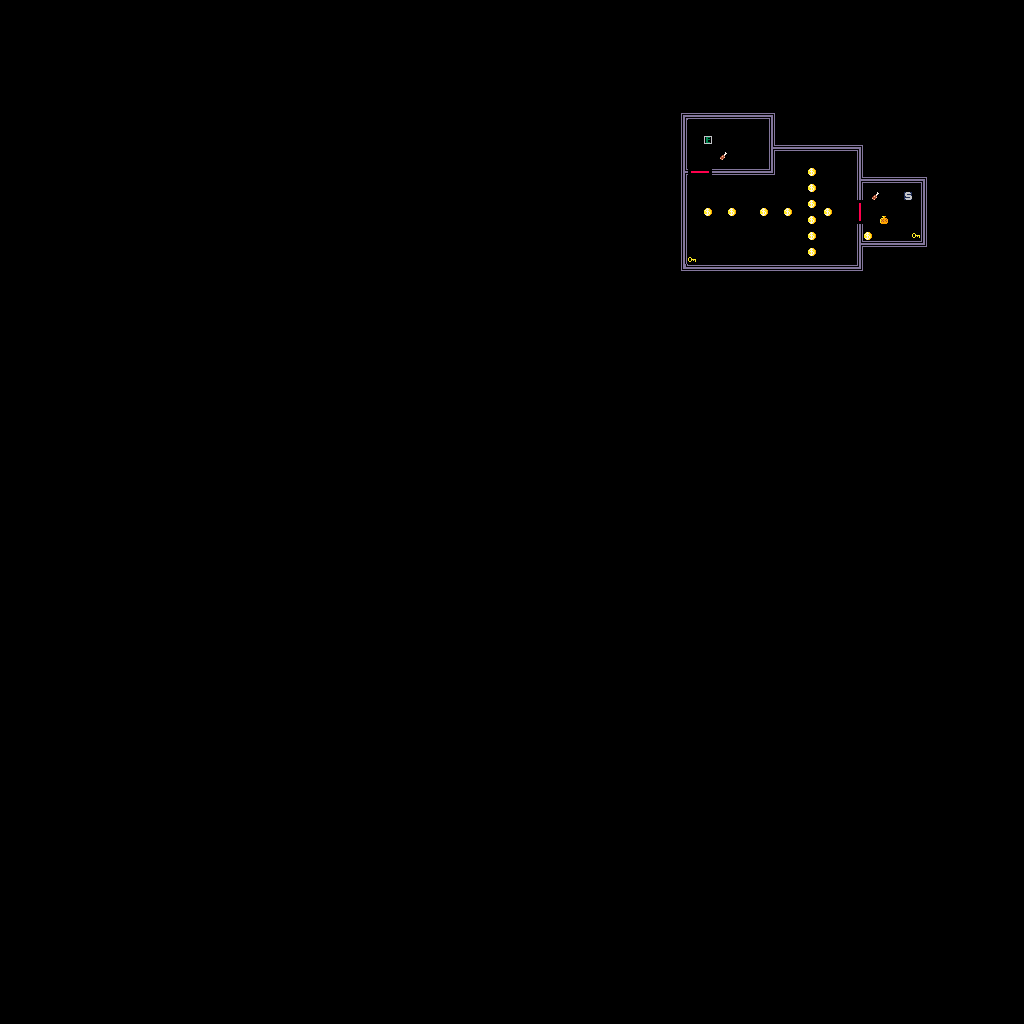

This is a level from a 2D game, rendered from its Tiled map with the project's own tilesets. A one-line summary and the map file follow, with tile-layer data summarised:
An orthogonal 128x128 tile map with 8x8 px tiles, 1 tile layer (floor).

<map version="1.2" tiledversion="1.3.2" orientation="orthogonal" renderorder="left-up" compressionlevel="0" width="128" height="128" tilewidth="8" tileheight="8" infinite="0" backgroundcolor="#000000" nextlayerid="2" nextobjectid="1">
 <tileset firstgid="1" source="map_tiles.tsx" />
 <layer id="1" name="floor" width="128" height="128">
  <data>[16384 cells, 143 non-empty, 20 distinct tile ids]</data>
 </layer>
</map>
